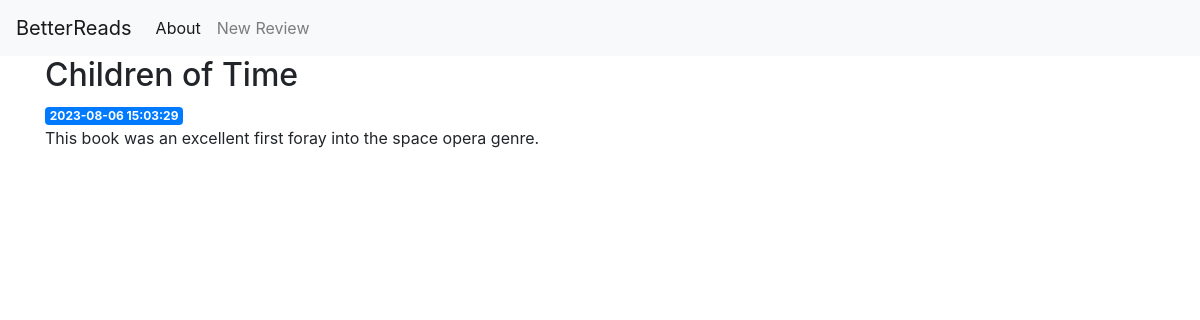
The page /1 on the database its author committed.
### tables this page shows
CREATE TABLE reviews (
        id INTEGER PRIMARY KEY AUTOINCREMENT,
        created TIMESTAMP NOT NULL DEFAULT CURRENT_TIMESTAMP,
        title TEXT NOT NULL,
        author TEXT NOT NULL,
        rating INTEGER NOT NULL,
        content TEXT NOT NULL
    );

### app.py (the view)
@app.route('/<int:review_id>')
def review(review_id):
    review = get_review(review_id)
    return render_template('review.html', review=review)

### app.py (called while the page is built)
def get_db_connection():
    conn = sqlite3.connect('database.db')
    conn.row_factory = sqlite3.Row
    return conn

def get_review(review_id):
    conn = get_db_connection()
    review = conn.execute('SELECT * FROM REVIEWS WHERE id = ?', (review_id,)).fetchone()
    conn.close()
    if review is None:
        abort(404)
    return review

### templates/review.html
{% extends 'base.html' %}
{% block content %}
    <h2>{% block title %} {{ review['title'] }} {% endblock %}</h2>
    <span class = "badge badge-primary">{{ review['created'] }}</span>
    <p>{{ review['content'] }}</p?\>
{% endblock %}

### rows shown on the page
reviews: title "Children of Time", created "2023-08-06 15:03:29", content "This book was an excellent first foray into the space opera genre."
